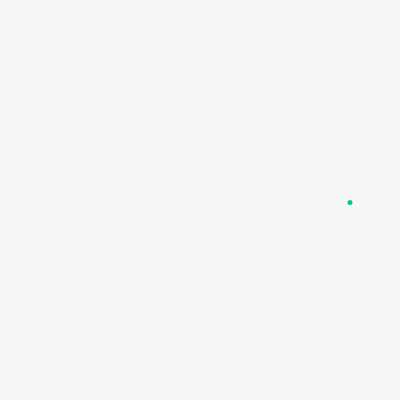
Frame 1 (no input)
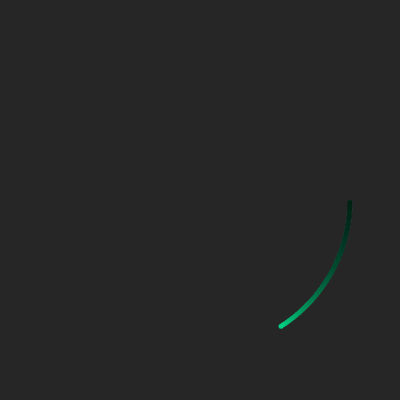
Frame 60 (no input)
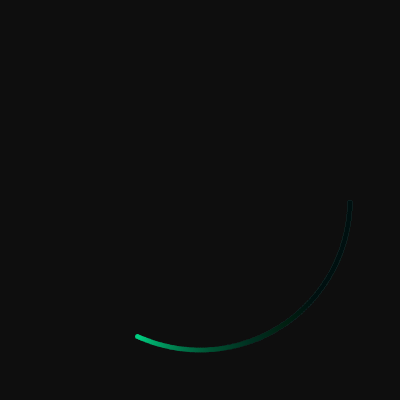
Frame 120 (the mouse pressed at the canvas centre since frame 60)

The p5.js sketch that drew these frames (run headless with seeded random() and noise() and a simulated clock; from frame 60 on, the mouse is pressed at the canvas centre):

// p5.js sketch
// ── sketch.js
let NUM = 30;

function setup() {
  createCanvas(400, 400);
}

function draw() {
  // background(0);
  noStroke();
  fill(0, 8);
  rect(0, 0, width, height);

  let sec = millis() / 1000;
  let angle = sec;
  let r = 150;
  let x = width / 2 + cos(angle) * r;
  let y = height / 2 + sin(angle) * r;

  noStroke();
  fill(0, 205, 129);
  circle(x, y, 5);
}
